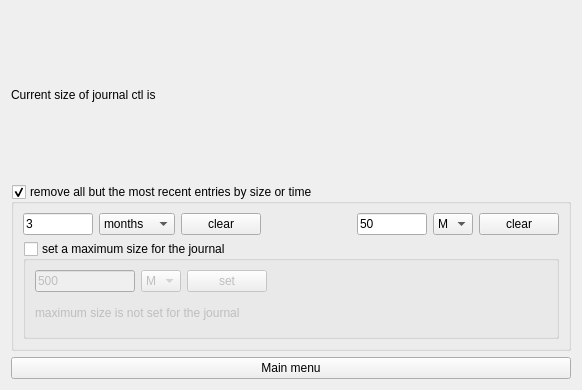
<?xml version="1.0" encoding="UTF-8"?>
<ui version="4.0">
 <class>Form</class>
 <widget class="QWidget" name="Form">
  <property name="geometry">
   <rect>
    <x>0</x>
    <y>0</y>
    <width>582</width>
    <height>390</height>
   </rect>
  </property>
  <property name="windowTitle">
   <string>Form</string>
  </property>
  <layout class="QGridLayout" name="gridLayout">
   <item row="0" column="0">
    <layout class="QVBoxLayout" name="verticalLayout">
     <item>
      <widget class="QLabel" name="lbl_size">
       <property name="text">
        <string>Current size of journal ctl is</string>
       </property>
      </widget>
     </item>
     <item>
      <layout class="QVBoxLayout" name="verticalLayout_2">
       <item>
        <layout class="QVBoxLayout" name="verticalLayout_3"/>
       </item>
      </layout>
     </item>
     <item>
      <widget class="QGroupBox" name="groupBox">
       <property name="acceptDrops">
        <bool>false</bool>
       </property>
       <property name="title">
        <string>remove all but the most recent entries by size or time</string>
       </property>
       <property name="checkable">
        <bool>true</bool>
       </property>
       <layout class="QGridLayout" name="gridLayout_2">
        <item row="0" column="0">
         <layout class="QHBoxLayout" name="horizontalLayout_3">
          <item>
           <layout class="QHBoxLayout" name="horizontalLayout_2">
            <item>
             <widget class="QLineEdit" name="ledt_time">
              <property name="maximumSize">
               <size>
                <width>70</width>
                <height>16777215</height>
               </size>
              </property>
              <property name="text">
               <string>3</string>
              </property>
             </widget>
            </item>
            <item>
             <widget class="QComboBox" name="comboBoxTime">
              <item>
               <property name="text">
                <string>months</string>
               </property>
              </item>
              <item>
               <property name="text">
                <string>weeks</string>
               </property>
              </item>
              <item>
               <property name="text">
                <string>days</string>
               </property>
              </item>
              <item>
               <property name="text">
                <string>hours</string>
               </property>
              </item>
              <item>
               <property name="text">
                <string>minutes</string>
               </property>
              </item>
              <item>
               <property name="text">
                <string>seconds</string>
               </property>
              </item>
             </widget>
            </item>
            <item>
             <widget class="QPushButton" name="btn_clear_time">
              <property name="text">
               <string>clear</string>
              </property>
             </widget>
            </item>
            <item>
             <spacer name="horizontalSpacer">
              <property name="orientation">
               <enum>Qt::Horizontal</enum>
              </property>
              <property name="sizeHint" stdset="0">
               <size>
                <width>40</width>
                <height>20</height>
               </size>
              </property>
             </spacer>
            </item>
            <item>
             <widget class="QLineEdit" name="ledt_size">
              <property name="maximumSize">
               <size>
                <width>70</width>
                <height>16777215</height>
               </size>
              </property>
              <property name="text">
               <string>50</string>
              </property>
             </widget>
            </item>
            <item>
             <widget class="QComboBox" name="comboBoxSize">
              <item>
               <property name="text">
                <string>M</string>
               </property>
              </item>
              <item>
               <property name="text">
                <string>G</string>
               </property>
              </item>
             </widget>
            </item>
            <item>
             <widget class="QPushButton" name="btn_clear_size">
              <property name="text">
               <string>clear</string>
              </property>
             </widget>
            </item>
           </layout>
          </item>
         </layout>
        </item>
        <item row="1" column="0">
         <widget class="QGroupBox" name="groupBox_2">
          <property name="enabled">
           <bool>true</bool>
          </property>
          <property name="title">
           <string>set a maximum size for the journal </string>
          </property>
          <property name="checkable">
           <bool>true</bool>
          </property>
          <property name="checked">
           <bool>false</bool>
          </property>
          <layout class="QGridLayout" name="gridLayout_3">
           <item row="0" column="0">
            <layout class="QVBoxLayout" name="verticalLayout_4">
             <item>
              <layout class="QHBoxLayout" name="horizontalLayout">
               <item>
                <widget class="QLineEdit" name="ledt_max_size">
                 <property name="minimumSize">
                  <size>
                   <width>0</width>
                   <height>0</height>
                  </size>
                 </property>
                 <property name="maximumSize">
                  <size>
                   <width>100</width>
                   <height>16777215</height>
                  </size>
                 </property>
                 <property name="text">
                  <string>500</string>
                 </property>
                </widget>
               </item>
               <item>
                <widget class="QComboBox" name="comboBoxMaxSize">
                 <item>
                  <property name="text">
                   <string>M</string>
                  </property>
                 </item>
                 <item>
                  <property name="text">
                   <string>G</string>
                  </property>
                 </item>
                </widget>
               </item>
               <item>
                <widget class="QPushButton" name="btn_journal_max_size">
                 <property name="text">
                  <string>set</string>
                 </property>
                </widget>
               </item>
               <item>
                <spacer name="horizontalSpacer_2">
                 <property name="orientation">
                  <enum>Qt::Horizontal</enum>
                 </property>
                 <property name="sizeHint" stdset="0">
                  <size>
                   <width>40</width>
                   <height>20</height>
                  </size>
                 </property>
                </spacer>
               </item>
              </layout>
             </item>
            </layout>
           </item>
           <item row="1" column="0">
            <widget class="QLabel" name="lbl_max_size">
             <property name="text">
              <string>maximum size is not set for the journal</string>
             </property>
            </widget>
           </item>
          </layout>
         </widget>
        </item>
       </layout>
      </widget>
     </item>
    </layout>
   </item>
   <item row="1" column="0">
    <widget class="QPushButton" name="btn_mainmenu">
     <property name="text">
      <string>Main menu</string>
     </property>
    </widget>
   </item>
  </layout>
 </widget>
 <resources/>
 <connections/>
</ui>
